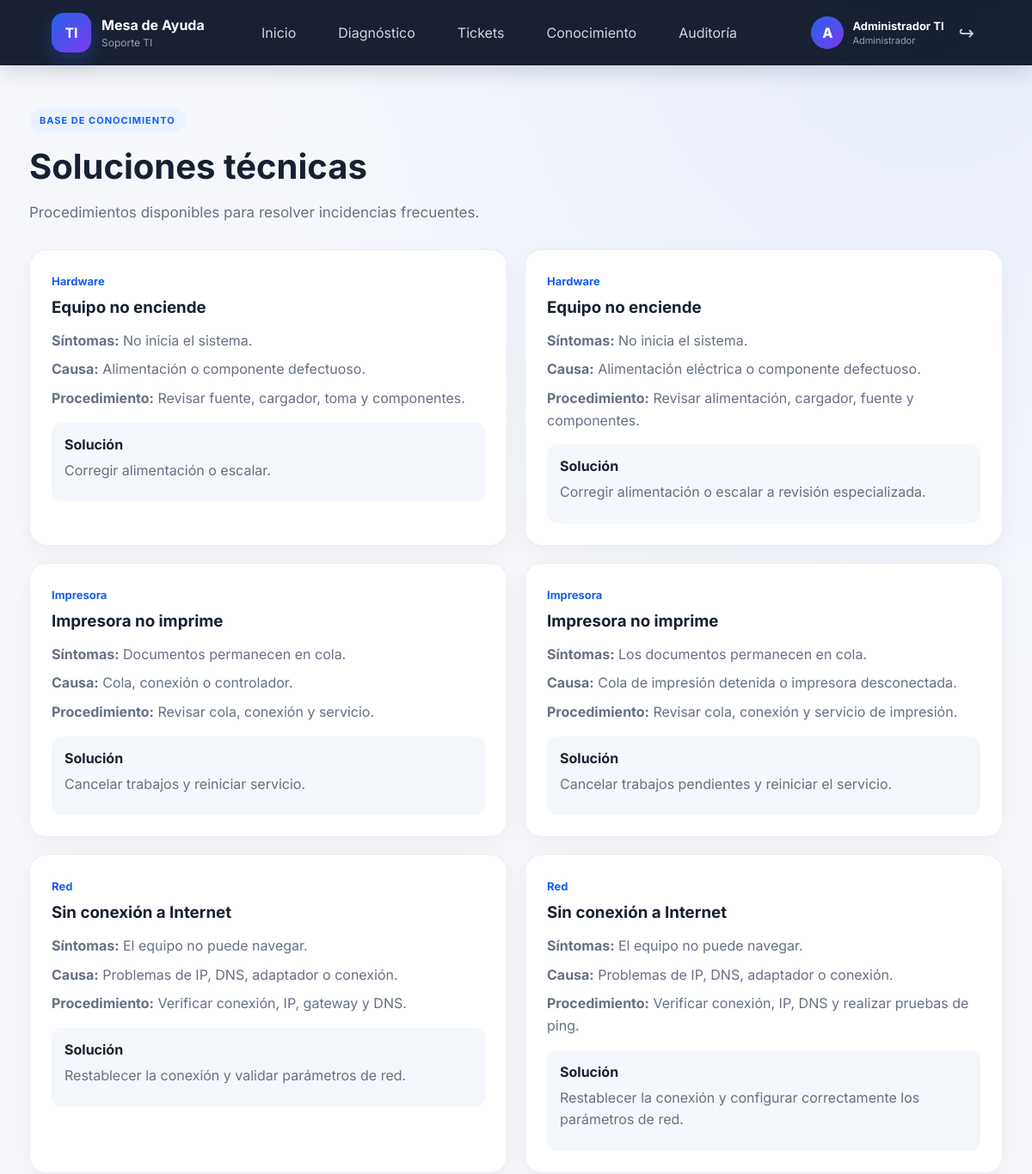
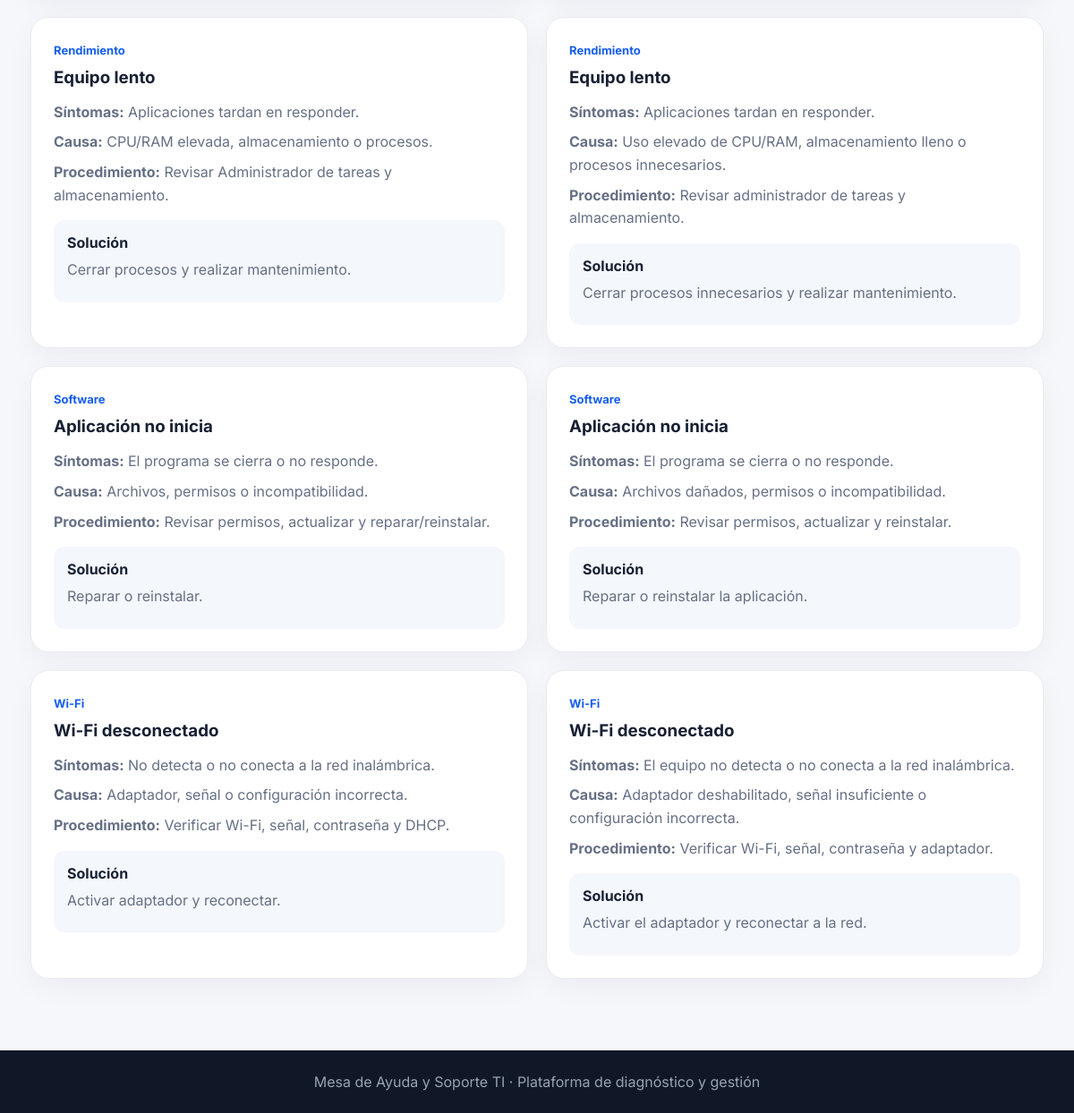
Screenshot of /conocimiento/ (signed in) with the database file from the repository (2 pictures, top to bottom).
### models/conocimiento.py (models this page shows, shortened)
class Conocimiento(db.Model):
    __tablename__ = "conocimiento"
    id = db.Column(db.Integer, primary_key=True)
    categoria = db.Column(
        db.String(80),
        nullable=False
    )
    problema = db.Column(
        db.String(150),
        nullable=False
    )
    sintomas = db.Column(
        db.Text
    )
    causa = db.Column(
        db.Text
    )
    procedimiento = db.Column(
        db.Text
    )
    solucion = db.Column(
        db.Text
    )
    prioridad = db.Column(
        db.String(30),
        default="Media"
    )
    requiere_escalamiento = db.Column(
        db.Boolean,
        default=False
    )

### routes/conocimiento.py (the view)
@conocimiento_bp.route("/")
def listar():
    conocimientos = Conocimiento.query.order_by(
        Conocimiento.categoria
    ).all()
    return render_template(
        "conocimiento.html",
        conocimientos=conocimientos
    )

### templates/conocimiento.html (shortened to what this page needs)
{% extends "base.html" %}
{% block content %}
<div class="page-container">
    <span class="badge">
        BASE DE CONOCIMIENTO
    </span>
    <h1>
        Soluciones técnicas
    </h1>
    <p class="description">
        Procedimientos disponibles para resolver
        incidencias frecuentes.
    </p>
    <div class="knowledge-grid">
        {% for item in conocimientos %}
        <div class="knowledge-card">
            <span class="category">
                {{ item.categoria }}
            </span>
            <h3>
                {{ item.problema }}
            </h3>
            <p>
                <strong>Síntomas:</strong>
                {{ item.sintomas }}
            </p>
            <p>
                <strong>Causa:</strong>
                {{ item.causa }}
            </p>
            <p>
                <strong>Procedimiento:</strong>
                {{ item.procedimiento }}
            </p>
            <div class="solution-mini">
                <strong>
                    Solución
                </strong>
                <p>
                    {{ item.solucion }}
                </p>
            </div>
        </div>
        {% else %}
        <div class="empty-state">
            <h2>
                No hay conocimientos registrados
            </h2>
        </div>
        {% endfor %}
    </div>
</div>
{% endblock %}

### static/css/style.css (style rules this page uses)
* { box-sizing: border-box; margin: 0; padding: 0; }
body { font-family: Arial, Helvetica, sans-serif; background: #f4f7fb; color: #172033; min-height: 100vh; }
.badge { display: inline-block; padding: 7px 12px; background: #eaf2ff; color: #155eef; border-radius: 30px; font-size: 11px; font-weight: bold; letter-spacing: 1px; }
.hero p, .description { color: #667085; line-height: 1.7; font-size: 17px; margin-bottom: 28px; }
.hero-card, .stat-card, .feature-card, .question-card, .ticket-form, .table-wrap, .knowledge-card, .solution-box, .progress-container { background: white; border: 1px solid #eaecf0; border-radius: 20px; }
.features, .page-container, .diagnostic-container, .result-container { max-width: 1180px; margin: auto; padding: 0 24px 80px; }
.diagnostic-header h1, .page-container h1 { font-size: 40px; margin: 15px 0; }
.category { color: #155eef; font-size: 13px; font-weight: bold; }
.page-container { padding-top: 50px; }
.knowledge-grid { display: grid; grid-template-columns: repeat(2, 1fr); gap: 20px; }
.knowledge-card { padding: 25px; }
.knowledge-card h3 { margin: 10px 0 15px; }
.knowledge-card p { color: #667085; line-height: 1.6; margin: 8px 0; }
.solution-mini { background: #f4f7fb; padding: 15px; border-radius: 12px; margin-top: 15px; }
body { font-family: "Inter", Arial, Helvetica, sans-serif; background: radial-gradient(circle at 90% 0%, rgba(37,99,235,.07), transparent 28%), #f5f7fb; }
.hero-card, .stat-card, .feature-card, .question-card, .ticket-form, .table-wrap, .knowledge-card, .solution-box, .progress-container { box-shadow: 0 10px 30px rgba(15,23,42,.045); }

### rows the page displays
Conocimiento: categoria "Hardware", problema "Equipo no enciende", sintomas "No inicia el sistema.", causa "Alimentación o componente defectuoso.", procedimiento "Revisar fuente, cargador, toma y componentes.", solucion "Corregir alimentación o escalar."
Conocimiento: categoria "Hardware", problema "Equipo no enciende", sintomas "No inicia el sistema.", causa "Alimentación eléctrica o componente defectuoso.", procedimiento "Revisar alimentación, cargador, fuente y componentes.", solucion "Corregir alimentación o escalar a revisión especializada."
Conocimiento: categoria "Impresora", problema "Impresora no imprime", sintomas "Documentos permanecen en cola.", causa "Cola, conexión o controlador.", procedimiento "Revisar cola, conexión y servicio.", solucion "Cancelar trabajos y reiniciar servicio."
Conocimiento: categoria "Impresora", problema "Impresora no imprime", sintomas "Los documentos permanecen en cola.", causa "Cola de impresión detenida o impresora desconectada.", procedimiento "Revisar cola, conexión y servicio de impresión.", solucion "Cancelar trabajos pendientes y reiniciar el servicio."
Conocimiento: categoria "Red", problema "Sin conexión a Internet", sintomas "El equipo no puede navegar.", causa "Problemas de IP, DNS, adaptador o conexión.", procedimiento "Verificar conexión, IP, gateway y DNS.", solucion "Restablecer la conexión y validar parámetros de red."
Conocimiento: categoria "Red", problema "Sin conexión a Internet", sintomas "El equipo no puede navegar.", causa "Problemas de IP, DNS, adaptador o conexión.", procedimiento "Verificar conexión, IP, DNS y realizar pruebas de ping.", solucion "Restablecer la conexión y configurar correctamente los parámetros de red."
Conocimiento: categoria "Rendimiento", problema "Equipo lento", sintomas "Aplicaciones tardan en responder.", causa "CPU/RAM elevada, almacenamiento o procesos.", procedimiento "Revisar Administrador de tareas y almacenamiento.", solucion "Cerrar procesos y realizar mantenimiento."
Conocimiento: categoria "Rendimiento", problema "Equipo lento", sintomas "Aplicaciones tardan en responder.", causa "Uso elevado de CPU/RAM, almacenamiento lleno o procesos innecesarios.", procedimiento "Revisar administrador de tareas y almacenamiento.", solucion "Cerrar procesos innecesarios y realizar mantenimiento."
Conocimiento: categoria "Software", problema "Aplicación no inicia", sintomas "El programa se cierra o no responde.", causa "Archivos, permisos o incompatibilidad.", procedimiento "Revisar permisos, actualizar y reparar/reinstalar.", solucion "Reparar o reinstalar."
Conocimiento: categoria "Software", problema "Aplicación no inicia", sintomas "El programa se cierra o no responde.", causa "Archivos dañados, permisos o incompatibilidad.", procedimiento "Revisar permisos, actualizar y reinstalar.", solucion "Reparar o reinstalar la aplicación."
Conocimiento: categoria "Wi-Fi", problema "Wi-Fi desconectado", sintomas "No detecta o no conecta a la red inalámbrica.", causa "Adaptador, señal o configuración incorrecta.", procedimiento "Verificar Wi-Fi, señal, contraseña y DHCP.", solucion "Activar adaptador y reconectar."
Conocimiento: categoria "Wi-Fi", problema "Wi-Fi desconectado", sintomas "El equipo no detecta o no conecta a la red inalámbrica.", causa "Adaptador deshabilitado, señal insuficiente o configuración incorrecta.", procedimiento "Verificar Wi-Fi, señal, contraseña y adaptador.", solucion "Activar el adaptador y reconectar a la red."

### other values shown
{{ (session.get('nombre', 'U')[0])|upper }} "A"
{{ session.get('nombre', 'Usuario') }} "Administrador TI"
{{ session.get('rol', 'tecnico')|capitalize }} "Administrador"
